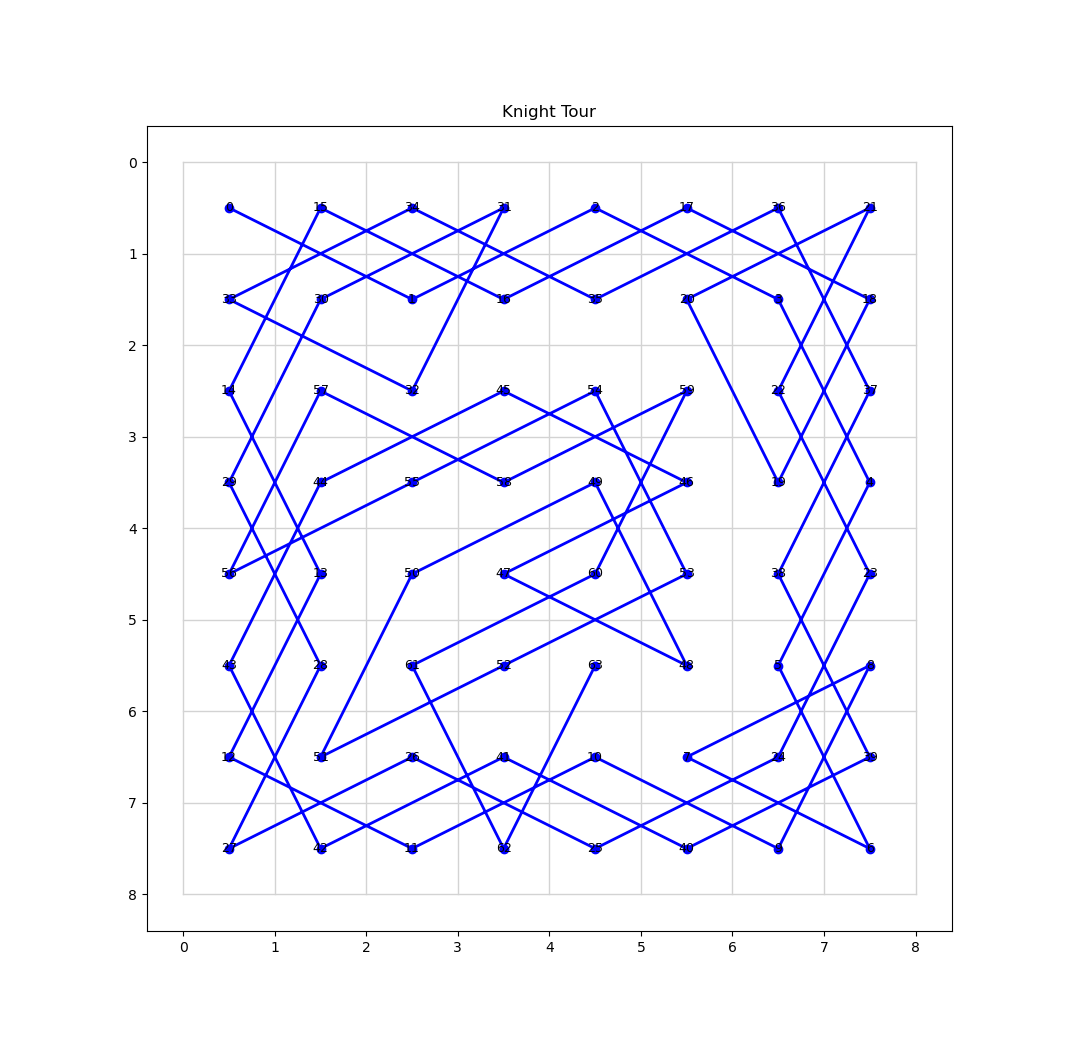

Source code (Python):
import matplotlib.pyplot as plt

tour = [(0, 0), (1, 2), (0, 4), (1, 6), (3, 7), (5, 6), (7, 7), (6, 5), (5, 7), (7, 6), (6, 4), (7, 2), (6, 0), (4, 1), (2, 0), (0, 1), (1, 3), (0, 5), (1, 7), (3, 6), (1, 5), (0, 7), (2, 6), (4, 7), (6, 6), (7, 4), (6, 2), (7, 0), (5, 1), (3, 0), (1, 1), (0, 3), (2, 2), (1, 0), (0, 2), (1, 4), (0, 6), (2, 7), (4, 6), (6, 7), (7, 5), (6, 3), (7, 1), (5, 0), (3, 1), (2, 3), (3, 5), (4, 3), (5, 5), (3, 4), (4, 2), (6, 1), (5, 3), (4, 5), (2, 4), (3, 2), (4, 0), (2, 1), (3, 3), (2, 5), (4, 4), (5, 2), (7, 3), (5, 4)]


def plot_knight_tour(tour, board_size=None):
    xs = [c + 0.5 for _, c in tour]
    ys = [r + 0.5 for r, _ in tour]

    if board_size is None:
        board_size = max(max(r for r, _ in tour), max(c for _, c in tour)) + 1

    plt.figure(figsize=(6, 6))

    # grid
    for i in range(board_size + 1):
        plt.plot([0, board_size], [i, i], color="lightgray", linewidth=1)
        plt.plot([i, i], [0, board_size], color="lightgray", linewidth=1)

    # path
    plt.plot(xs, ys, marker="o", color="blue", linewidth=2)

    # step labels
    for i, (r, c) in enumerate(tour):
        plt.text(c + 0.5, r + 0.5, str(i), ha="center", va="center", fontsize=9)

    plt.gca().set_aspect("equal")
    plt.gca().invert_yaxis()
    plt.xticks(range(board_size + 1))
    plt.yticks(range(board_size + 1))
    plt.title("Knight Tour")
    plt.show()


plot_knight_tour(tour)
